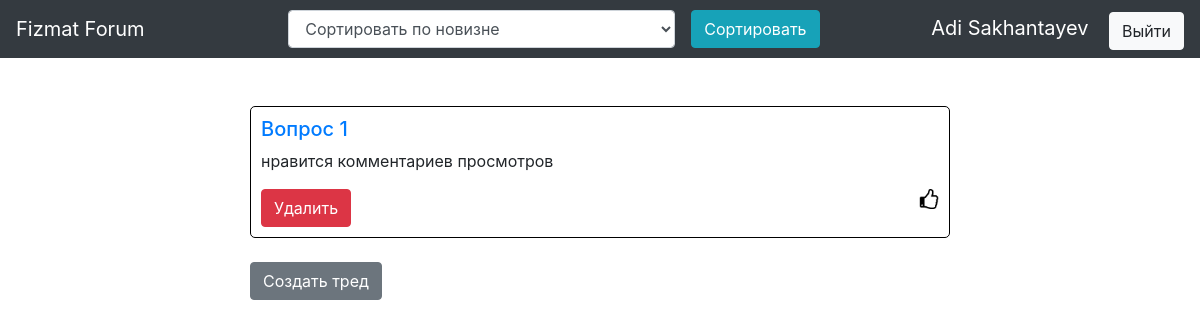
Page / (signed in) on the earlier database version.
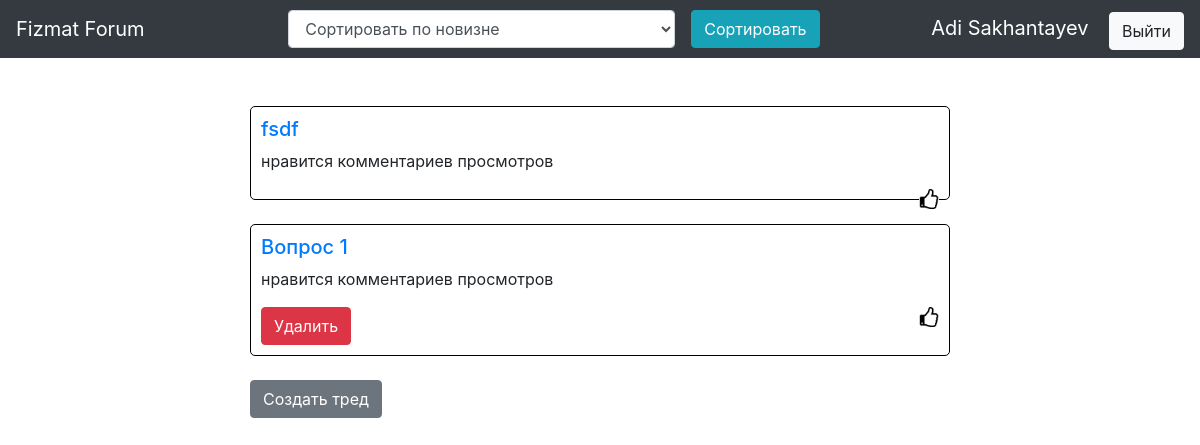
Same page on the later database version.
### data/threads.py (models this page shows)
class Thread(SqlAlchemyBase, UserMixin, SerializerMixin):
    __tablename__ = 'threads'
    id = sqlalchemy.Column(sqlalchemy.Integer, primary_key=True, autoincrement=True)
    title = sqlalchemy.Column(sqlalchemy.String, nullable=False)
    user_id = sqlalchemy.Column(sqlalchemy.Integer, sqlalchemy.ForeignKey("users.id"))
    user = orm.relation('User')

### main.py (the view)
@app.route('/')
def index():
    session = db_session.create_session()
    return render_template('index.html', threads=session.query(Thread).all())

### data/db_session.py (called while the page is built)
def create_session() -> Session:
    global __factory
    return __factory()

### main.py (called while the page is built)
@login_manager.user_loader
def load_user(user_id):
    session = db_session.create_session()
    return session.query(User).get(user_id)

### templates/index.html (shortened to what this page needs)
{% extends "base.html" %}
{% block select %}
<form class="form-inline" name="sort_type" action="/sorted" method="GET">
    <div class="form-group mx-sm-3">
        <select class="form-control" name="sort_type">
            <option value="time">Сортировать по новизне</option>
        </select>
    </div>
    <button class="btn btn-info" type="submit">Сортировать</button>
</form>
{% endblock %}
{% block content %}
<br/><br/>
{% for item in threads|reverse %}
    <div class="thread">
        <a href="/thread/{{ item.id }}"><h5>{{ item.title }}</h5></a>
        <p>нравится {{ item.like_count }} комментариев {{ item.comment_count }} просмотров {{ item.view_count }}</p>
        {% if current_user.is_authenticated and current_user == item.user %}
                <a href="/thread_delete/{{ item.id }}" class="btn btn-danger">Удалить</a>
        {% endif %}
        {% if current_user.is_authenticated %}
            <a href="/like_thread/{{ item.id }}"><img src="/static/img/like.png" height="20px" width="20px" align="right"></a>
        {% endif %}
    </div>
    <br>
{% endfor %}
    {% if current_user.is_authenticated %}
        <a href="add_thread" class="btn btn-secondary form">Создать тред</a>
    {% endif %}
{% endblock %}

Differences in the rows shown:
added Thread: title "fsdf"
